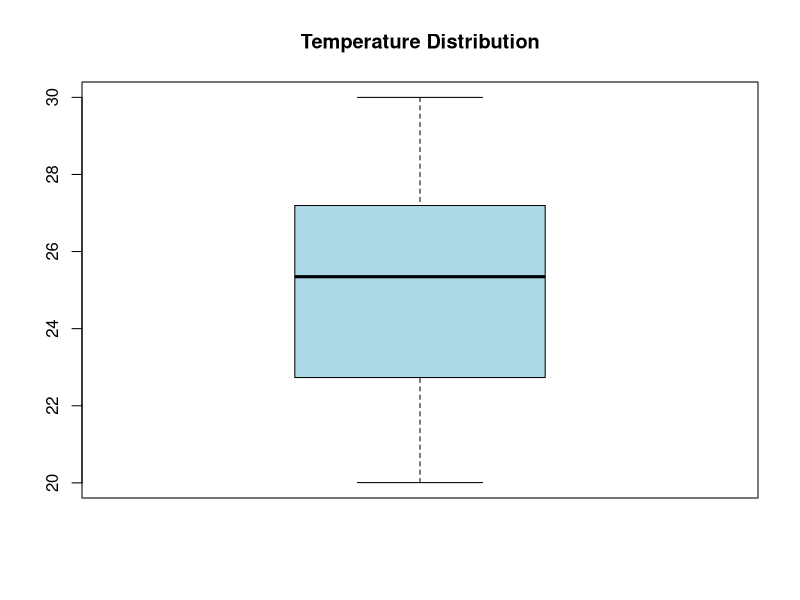
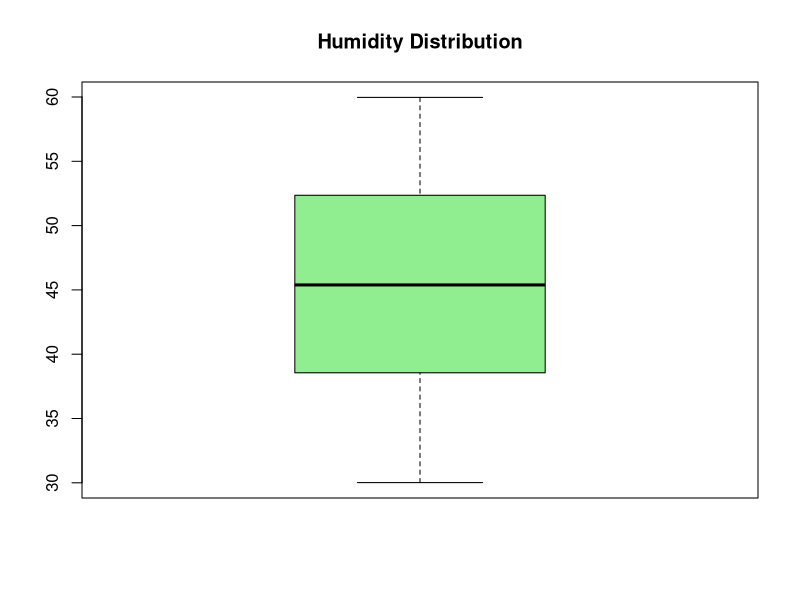
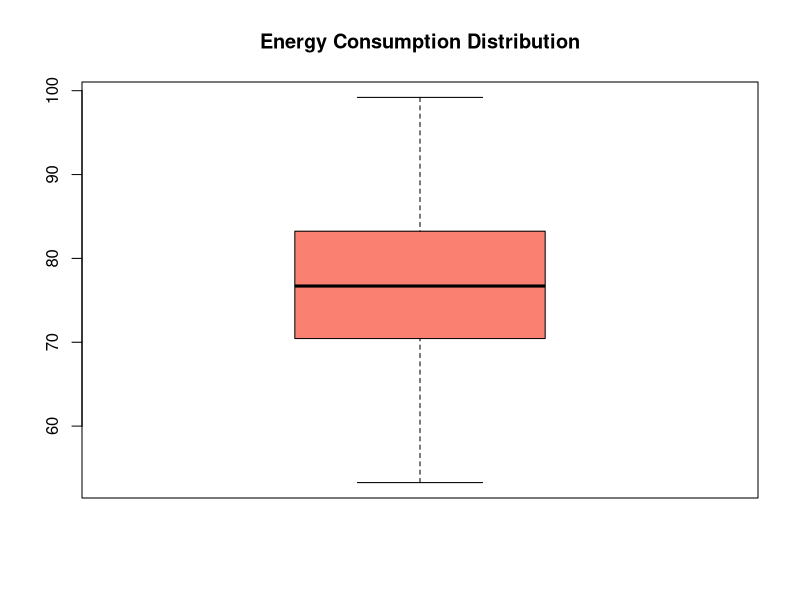
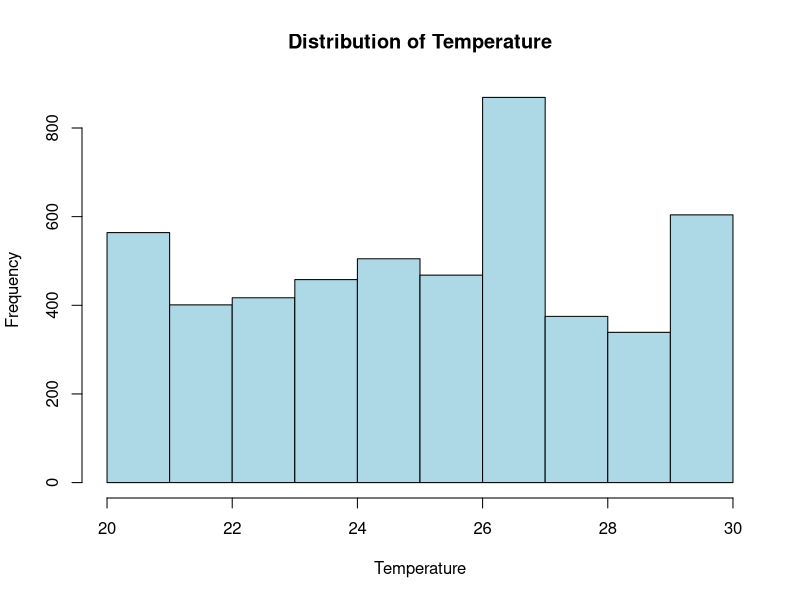
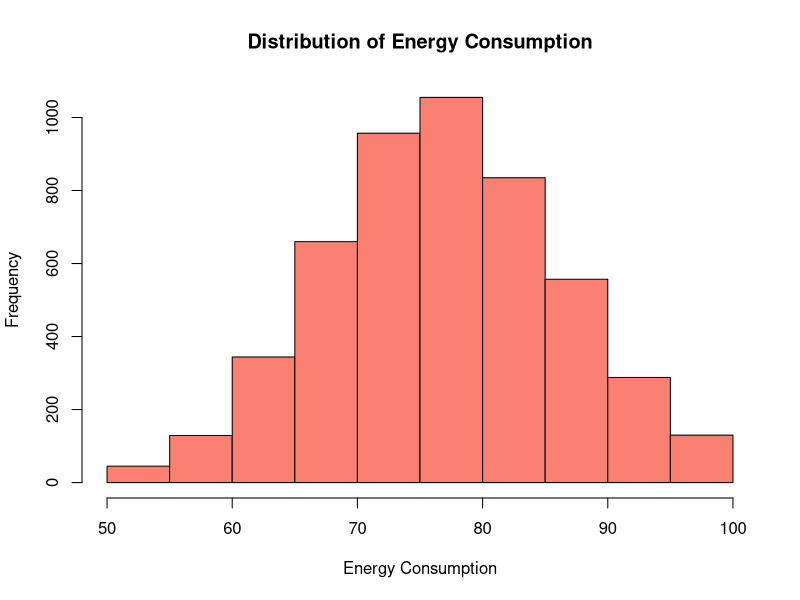
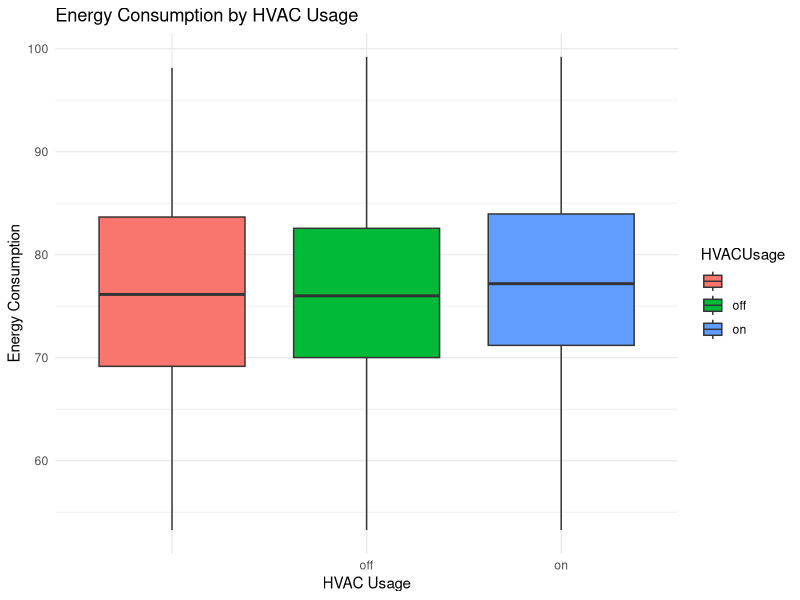
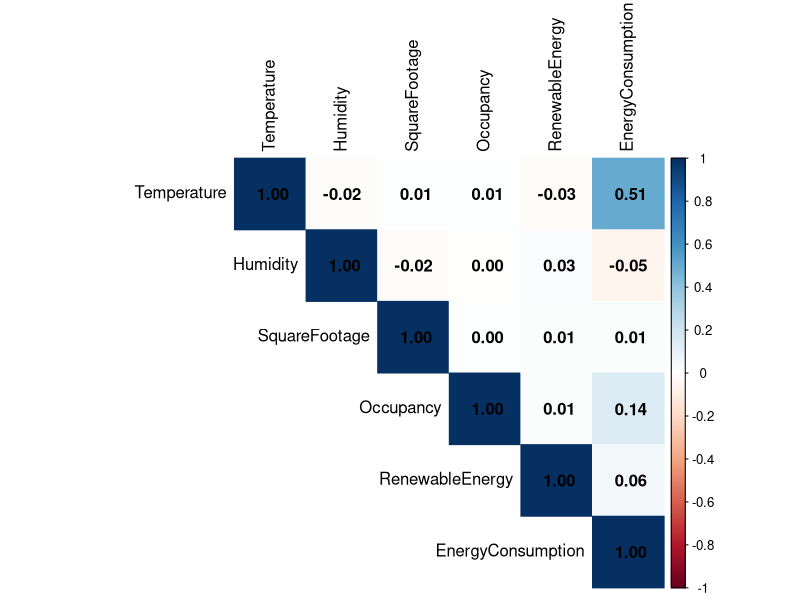

Recreate these plots in R, in order.
install.packages(c("dplyr", "ggplot2", "caret", "corrplot", "scales", "tidyr"))
library(dplyr)
library(ggplot2)
library(caret)
library(corrplot)
library(scales)
library(tidyr)

options(scipen = 999)

# 1. DOWNLOAD / LOAD DATASET
energy <- read.csv("Energy_consumption_updated.csv", stringsAsFactors = FALSE)

# View dataset
head(energy)
str(energy)
summary(energy)
dim(energy)

# Check number of rows and columns
cat("Total Rows:", nrow(energy), "\n")
cat("Total Columns:", ncol(energy), "\n")

# Check Numerical and Categorical Features
numerical_cols <- names(energy)[sapply(energy, is.numeric)]
categorical_cols <- names(energy)[sapply(energy, function(x) is.character(x) || is.factor(x))]
numerical_cols
categorical_cols

# 2. MISSING VALUE HANDLING
# 2.1 Identify Missing Values
colSums(is.na(energy))

# Percentage of Missing Values
round(colSums(is.na(energy)) / nrow(energy) * 100, 2)

# 2.2 Method 1: Discard Instances (Remove Missing Rows)
energy_discard <- na.omit(energy)
dim(energy_discard)

# 2.3 Method 2: Replace Missing Values
# Numerical Features- Average Value (Mean)
energy$Temperature[is.na(energy$Temperature)] <- mean(energy$Temperature, na.rm = TRUE)
energy$Humidity[is.na(energy$Humidity)] <- mean(energy$Humidity, na.rm = TRUE)
energy$Occupancy[is.na(energy$Occupancy)] <- mean(energy$Occupancy, na.rm = TRUE)

# Categorical Features -> Most Frequent Value (Mode)

get_mode <- function(x) {
  ux <- unique(na.omit(x))
  ux[which.max(tabulate(match(x, ux)))]
}

energy$HVACUsage[is.na(energy$HVACUsage)] <- get_mode(energy$HVACUsage)
energy$LightingUsage[is.na(energy$LightingUsage)] <- get_mode(energy$LightingUsage)

# 2.4 Check Missing Values Again

colSums(is.na(energy))

# 3. ADD, DETECT AND HANDLE NOISE DATA

# 3.1 Create a Separate Dataset for Noise Demonstration

energy_noisy <- energy

# Add Numerical Noise
energy_noisy$Temperature[1] <- 150
energy_noisy$Humidity[2] <- -20

# Add Categorical Noise
energy_noisy$HVACUsage[1] <- "Unknown"
energy_noisy$LightingUsage[2] <- "Invalid"

# 3.2 Detect Numerical Noise
energy_noisy$Temperature[energy_noisy$Temperature > 50 | energy_noisy$Temperature < -10]
energy_noisy$Humidity[energy_noisy$Humidity > 100 | energy_noisy$Humidity < 0]

# 3.3 Detect Categorical Noise
unique(energy_noisy$HVACUsage)
unique(energy_noisy$LightingUsage)

# 3.4 Handle Numerical Noise
energy_noisy$Temperature[energy_noisy$Temperature > 50 | energy_noisy$Temperature < -10] <- median(energy$Temperature, na.rm = TRUE)
energy_noisy$Humidity[energy_noisy$Humidity > 100 | energy_noisy$Humidity < 0] <- median(energy$Humidity, na.rm = TRUE)

# 3.5 Handle Categorical Noise
energy_noisy$HVACUsage[!energy_noisy$HVACUsage %in% unique(energy$HVACUsage)] <- get_mode(energy_noisy$HVACUsage)
energy_noisy$LightingUsage[!energy_noisy$LightingUsage %in% unique(energy$LightingUsage)] <- get_mode(energy_noisy$LightingUsage)

# 3.6 Check Noise Handling
unique(energy_noisy$HVACUsage)
unique(energy_noisy$LightingUsage)
summary(energy_noisy)

# 4. CHECK INVALID DATA
# 4.1 Check Unique Values
unique(energy$DayOfWeek)
unique(energy$Holiday)
unique(energy$HVACUsage)
unique(energy$LightingUsage)

# 4.2 Standardize Inconsistent Categorical Values
energy$DayOfWeek <- tolower(trimws(energy$DayOfWeek))
energy$Holiday <- tolower(trimws(energy$Holiday))
energy$HVACUsage <- tolower(trimws(energy$HVACUsage))
energy$LightingUsage <- tolower(trimws(energy$LightingUsage))

# 4.3 Check Again
unique(energy$DayOfWeek)
unique(energy$Holiday)
unique(energy$HVACUsage)
unique(energy$LightingUsage)

# 4.4 Check Invalid Numerical Values
summary(energy$Temperature)
summary(energy$Humidity)
summary(energy$EnergyConsumption)

# Replace Invalid Numerical Values
energy$Temperature[energy$Temperature > 50 | energy$Temperature < -10] <- median(energy$Temperature, na.rm = TRUE)
energy$Humidity[energy$Humidity > 100 | energy$Humidity < 0] <- median(energy$Humidity, na.rm = TRUE)
energy$EnergyConsumption[energy$EnergyConsumption < 0 | energy$EnergyConsumption > 300] <- median(energy$EnergyConsumption, na.rm = TRUE)

# 4.5 Check Duplicate Records
sum(duplicated(energy))
energy <- distinct(energy)

# 5. DATA NORMALIZATION AND TRANSFORMATION
# 5.1 Data Wrangling
# Tidy Data Check

head(energy)
# 5.2 Filtering
# Energy Consumption Above 100
energy %>% filter(EnergyConsumption > 100)

# 5.3 Sorting
# Highest Energy Consumption
energy %>% arrange(desc(EnergyConsumption))

# 5.4 Joins and Merges
energy_info <- data.frame(
  ID = c(1, 2, 3),
  Building = c("Office", "School", "Hospital")
)
energy_details <- data.frame(
  ID = c(1, 2, 3),
  Category = c("Commercial", "Educational", "Medical")
)
merge(energy_info, energy_details, by = "ID")

# 5.5 Reshaping Data
energy_sample <- data.frame(
  Building = c("Office", "School"),
  Temperature = c(25, 30),
  Humidity = c(60, 70)
)

# Wide to Long
energy_long <- pivot_longer(
  energy_sample,
  cols = c(Temperature, Humidity),
  names_to = "Measurement",
  values_to = "Value"
)
energy_long

# 5.6 Encoding Categorical Variables
# Convert to Factors
energy$HVACUsage <- as.factor(energy$HVACUsage)
energy$LightingUsage <- as.factor(energy$LightingUsage)
energy$DayOfWeek <- as.factor(energy$DayOfWeek)
energy$Holiday <- as.factor(energy$Holiday)

# Numeric Encoding
energy$HVAC_Code <- as.numeric(energy$HVACUsage)

# 5.7 Normalization
# Min-Max Scaling

energy$Temperature_Norm <- (energy$Temperature - min(energy$Temperature)) / (max(energy$Temperature) - min(energy$Temperature))
energy$Humidity_Norm <- (energy$Humidity - min(energy$Humidity)) / (max(energy$Humidity) - min(energy$Humidity))
energy$EnergyConsumption_Norm <- (energy$EnergyConsumption - min(energy$EnergyConsumption)) / (max(energy$EnergyConsumption) - min(energy$EnergyConsumption))

# 5.8 Standardization
energy$Temperature_Std <- scale(energy$Temperature)
energy$Humidity_Std <- scale(energy$Humidity)
energy$EnergyConsumption_Std <- scale(energy$EnergyConsumption)

# 5.9 Feature Engineering
# Create Temperature Category
energy$Temperature_Category <- ifelse(
  energy$Temperature < 20, "Low",
  ifelse(energy$Temperature < 30, "Moderate", "High")
)

# Create High Energy Consumption Indicator
energy$High_Energy_Consumption <- ifelse(
  energy$EnergyConsumption > median(energy$EnergyConsumption),
  1, 0
)
# Check New Features
head(energy)

# 6. CHECK DATA OUTLIERS
# 6.1 Detect Outliers Using Boxplots
boxplot(energy$Temperature, main = "Temperature Distribution", col = "lightblue")
boxplot(energy$Humidity, main = "Humidity Distribution", col = "lightgreen")
boxplot(energy$EnergyConsumption, main = "Energy Consumption Distribution", col = "salmon")

# 6.2 Detect Outliers Using IQR Method
Q1 <- quantile(energy$EnergyConsumption, 0.25)
Q3 <- quantile(energy$EnergyConsumption, 0.75)
IQR_value <- IQR(energy$EnergyConsumption)
lower <- Q1 - 1.5 * IQR_value
upper <- Q3 + 1.5 * IQR_value

# Identify Outliers
outliers <- energy$EnergyConsumption[
  energy$EnergyConsumption < lower |
    energy$EnergyConsumption > upper
]

outliers

# Total Number of Outliers
length(outliers)

# 7. DESCRIPTIVE STATISTICS (PLOTS)
# 7.1 Summary Statistics
summary(energy)

# Mean
sapply(energy[numerical_cols], mean, na.rm = TRUE)
# Median
sapply(energy[numerical_cols], median, na.rm = TRUE)
# Standard Deviation
sapply(energy[numerical_cols], sd, na.rm = TRUE)

# 7.2 Histogram of Temperature
hist(energy$Temperature, 
     main = "Distribution of Temperature", 
     col = "lightblue", xlab = "Temperature")
# 7.3 Histogram of Energy Consumption
hist(energy$EnergyConsumption, 
     main = "Distribution of Energy Consumption", 
     col = "salmon", xlab = "Energy Consumption")

# 7.4 Boxplot of Energy Consumption by HVAC Usage
ggplot(energy, aes(x = HVACUsage, y = EnergyConsumption, fill = HVACUsage)) +
  geom_boxplot() +
  labs(title = "Energy Consumption by HVAC Usage", x = "HVAC Usage", y = "Energy Consumption") +
  theme_minimal()

# 8. DATASET SPLIT (TRAINING 80%, TESTING 20%)
set.seed(123)
train_index <- createDataPartition(
  energy$EnergyConsumption,
  p = 0.80,
  list = FALSE
)

# Training Dataset (80%)
train_data <- energy[train_index, ]

# Testing Dataset (20%)
test_data <- energy[-train_index, ]

# Check Dataset Dimensions
dim(train_data)
dim(test_data)

# Check Percentage
nrow(train_data) / nrow(energy) * 100
nrow(test_data) / nrow(energy) * 100

# 9. FEATURE SELECTION
# 9.1 Select Numerical Features from Training Data
num_cols <- c("Temperature", "Humidity", "SquareFootage", "Occupancy", "RenewableEnergy", "EnergyConsumption")
num_data <- train_data[, num_cols]

# 9.2 Correlation Matrix
cor_matrix <- cor(num_data, use = "complete.obs")
cor_matrix

# 9.3 Correlation Plot
corrplot(
  cor_matrix,
  method = "color",
  type = "upper",
  addCoef.col = "black",
  tl.col = "black"
)

# 9.4 Correlation with Target Variable
cor_with_target <- cor_matrix[, "EnergyConsumption"]
sort(abs(cor_with_target), decreasing = TRUE)
